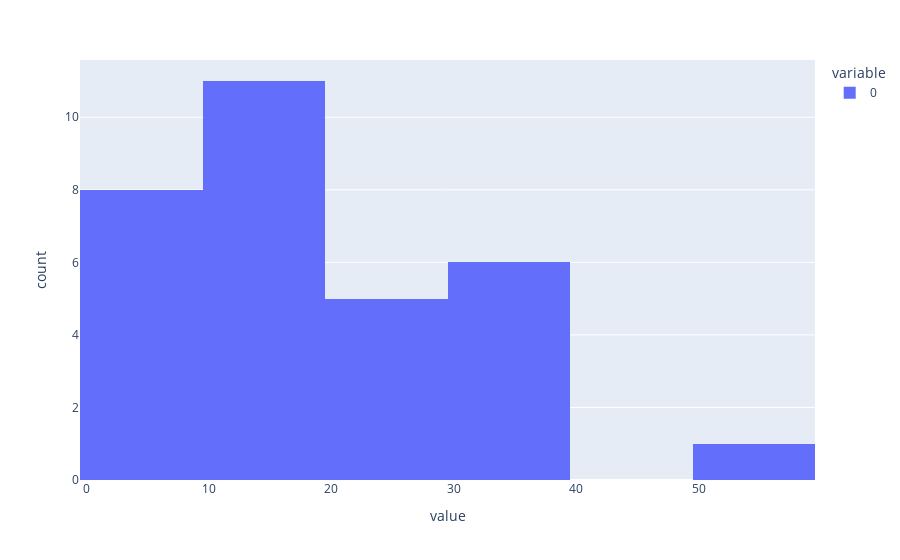

Notebook code cell kept with this figure:
### Code cell
sae.eval()
sae.cuda()
with torch.no_grad():
    # activation store can give us tokens.
    batch_tokens = token_dataset[:32]["tokens"]
    # convert to tensor
    batch_tokens = torch.tensor(batch_tokens)[:, -1]
    _, cache = model.run_with_cache(batch_tokens.cuda(), prepend_bos=False)
    
    
    feature_acts = sae.encode(cache[sae.cfg.hook_name])
    sae_out = sae.decode(feature_acts)
    
    
    l0 = (feature_acts[:, 1:] > 0).float().sum(-1).detach()
    print("average l0", l0.mean().item())
    px.histogram(l0.flatten().cpu().numpy()).show()

### Figure 1 — Plotly figure (JSON) as saved in the notebook; plotly's stock layout.template omitted (floating-point values rounded to 4 significant figures)
{"data": [{"alignmentgroup": "True", "bingroup": "x", "hovertemplate": "variable=0<br>value=%{x}<br>count=%{y}<extra></extra>", "legendgroup": "0", "marker": {"color": "#636efa", "pattern": {"shape": ""}}, "name": "0", "offsetgroup": "0", "orientation": "v", "showlegend": true, "type": "histogram", "x": [1, 1, 4, 2, 7, 2, 10, 7, 9, 13, 10, 12, 14, 14, 15, 11, 17, 18, 14, 32, 24, 30, 27, 33, 25, 31, 20, 24, 37, 38, 59], "xaxis": "x", "yaxis": "y"}], "layout": {"barmode": "relative", "legend": {"title": {"text": "variable"}, "tracegroupgap": 0}, "margin": {"t": 60}, "xaxis": {"anchor": "y", "domain": [0, 1], "title": {"text": "value"}}, "yaxis": {"anchor": "x", "domain": [0, 1], "title": {"text": "count"}}}}
